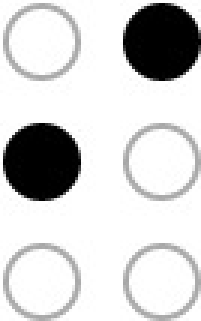
#> input picture Image/Image/dataset/sentence/image1.jpg, 67 x 107 px, found by its file name (shown 3 times larger); its folder holds only this picture in this run
$ jupyter execute braille_translation.ipynb   (shell and % lines are left out)
#> lines starting #> are read from the running program, lines starting #| are printed output that depends on the picture; after the words box and inside, x2 and y2 are one past the last pixel; in counts of white or black regions, pixels touching at a corner belong together
[cell 1]
from google.colab import drive
drive.mount('/content/drive')

[cell 2]
import os
from collections import Counter
import matplotlib.pyplot as plt
from imutils import contours
from skimage import io
import numpy as np
import imutils
import cv2
import re

import warnings

[cell 3]
%cd drive/My Drive/Documentary at KMUTT/year 4/CPE463 Image processing/Project

#### Load dataset

[cell 4]
# We have 2 datasets which is word and sentence
image_path = "Images/dataset/sentence"
def loadImages(path):
    image_files = sorted([os.path.join(path, file)
                          for file in os.listdir(path)
                          if file.endswith('.jpg')])
    return image_files

[cell 5]
images = loadImages(image_path)

[cell 6]
# sort image name by ascending
import re

def atoi(text):
    return int(text) if text.isdigit() else text

def natural_keys(text):
    return [ atoi(c) for c in re.split(r'(\d+)', text) ]

[cell 7]
images.sort(key=natural_keys)

[cell 8]
images

#### Read image

[cell 9]
def read_image(image_name):
  image = io.imread(image_name)
  plt.imshow(image)
  return image

#### Image enhancement

[cell 10]
def convertToGray(image):
  # Since this image is RGB, we will convert to grayscale
  gray = cv2.cvtColor(image, cv2.COLOR_BGR2GRAY)

  # apply Otsu's thresholding method to binarize the image
  thresh = cv2.threshold(gray, 0, 255, cv2.THRESH_BINARY_INV | cv2.THRESH_OTSU)[1]
  kernel = np.ones((5,5), np.uint8)
  return thresh, kernel

[cell 11]
def image_enhancement(image):
  data = image.copy()
  thresh, kernel = convertToGray(data)
  # erode and dilate to remove some of the unnecessary detail
  thresh = cv2.erode(thresh, kernel, iterations = 0)
  thresh = cv2.dilate(thresh, kernel, iterations = 0)
  plt.imshow(thresh)
  return thresh

#### Get edges and contours of image

[cell 12]
def get_contours(thresh):
  # Get contours in the thresholded image
  # RETR_EXTERNAL only external contours will be kept (no circles inside other circles)
  # CHAIN_APPROX_SIMPLE contour is simplified by reducing the number of points

  contours = cv2.findContours(thresh.copy(), cv2.RETR_EXTERNAL, cv2.CHAIN_APPROX_SIMPLE) # This will return the set of outline
  contours = imutils.grab_contours(contours)
  return contours

[cell 13]
def get_edges():
  # Remove noise by apply gaussian filter
  blurred = cv2.GaussianBlur(gray, (5, 5), 0)
  # Get egdes
  # Apply Canny Edge Detection
  edged = cv2.Canny(blurred, 75, 200)
  plt.imshow(edges)
  return edges

#### Getting diameter of black circle

[cell 14]
def get_diameter(contours):
  # This will return in term x,y,w,h
  boundingBoxes = [list(cv2.boundingRect(c)) for c in contours]
  print("Bounding boxes: " + str(boundingBoxes))

  c = Counter([i[2] for i in boundingBoxes])

  mode = c.most_common(1)[0][0]
  if mode > 1:
    diameter = mode
  else:
    diameter = c.most_common(2)[1][0]
  return diameter

We have to store all circles that contours found by selecting only circle that had width fell within a certain range of the determined diameter and had a ratio of height to width close to 1. It could also be verified that the majority of the pixels inside the contour are black to prevent selecting “empty” dots

#### Getting bounding box of black dots

[cell 15]
def get_boundingBoxes(contours, image):
  diameter = get_diameter(contours)

  circles = []
  for c in contours:
    (x, y, w, h) = cv2.boundingRect(c)
    ratio = w / float(h)
    if diameter*0.8 <= w <= diameter*1.2 and 0.8 <= ratio <= 1.2:
      circles.append(c)

  BB = [list(cv2.boundingRect(c)) for c in circles]
   # list of sorted contours and bounding boxes
  (circle, boundingBox) = zip(*sorted(zip(contours, BB), key = lambda b: b[1][1]*len(image) + b[1][0]))

  return boundingBox

#### Translate image to text

black dot we can find by bounding box position if position exist then we mask this position to 1s'

[cell 16]
def draw_contour(image, contours, boundingBoxes):
  from google.colab.patches import cv2_imshow
  data = image.copy()
  color = (0, 255, 0)
  i = 0
  for q in range(len(contours)):
    cv2.drawContours(data, contours[q], -1, color, 3)
    cv2.putText(data, str(i), (boundingBoxes[q][0] + boundingBoxes[q][2]//2, boundingBoxes[q][1] + boundingBoxes[q][3]//2), cv2.FONT_HERSHEY_SIMPLEX, 0.5, (255, 0, 0), 2)
    i += 1
  # show the image
  cv2_imshow(image)
  cv2.waitKey(0)

get letters

[cell 17]
# mask position of black dots with 1s'
def mask_dots(letters,x,y):
  if x == 1:
    if y == 1:
      letters[0] = 1
    elif y == 41:
      letters[2] = 1
    else:
      letters[4] = 1
  elif x == 41:
    if y == 1:
      letters[1] = 1
    elif y == 41:
      letters[3] = 1
    else:
      letters[5] = 1

[cell 18]
def get_letters(boundingBoxes):
  # create a list to store position of black dots
  letters = []
  for r in range(6):
    letters.append(0)
    continue
  print("List of letters: " + str(letters))

  minYD = 42
  Bxs = list(boundingBoxes)
  Bxs.append((100000, 0))

  dots = [[]]

  # Get dots from postion of bounding boxes
  for b in range(len(Bxs)-1):
    # if in column 1 (• ○)
    if Bxs[b][0] < Bxs[b+1][0]:
        dots[-1].append((b, Bxs[b][0:2]))
        print("Column 1: " + str(Bxs[b][0:2]))
        mask_dots(letters,Bxs[b][0], Bxs[b][1])

    # if in column 2 (○ •)
    else:
      dots[-1].append((b, Bxs[b][0:2]))
      print("Column 2: " + str(Bxs[b][0:2]))
      mask_dots(letters,Bxs[b][0], Bxs[b][1])

      # if difference height between 2 dots is
      if abs(Bxs[b+1][1] - Bxs[b][1]) > minYD:
        if len(dots)%3 == 0 and not dots[-1]:
          dots.append([])

  for d in dots:
    print(d)

  return letters

[cell 19]
def braille_dictionary():
  # create dictionary of black dots position
  characters = {'A': '1', 'B': '13', 'C': '12', 'D': '124', 'E': '14', 'F': '123',
            'G': '1234', 'H': '134', 'I': '23', 'J': '234', 'K': '15',
            'L': '135', 'M': '125', 'N': '1245', 'O': '145', 'P': '1235',
            'Q': '12345', 'R': '1345', 'S': '235', 'T': '2345', 'U': '156',
            'V': '1356', 'W': '2346', 'X': '1256', 'Y': '12456', 'Z': '1456',
          '#': '2456'}
  nums = {'A': '1', 'B': '2', 'C': '3', 'D': '4', 'E': '5', 'F': '6', 'G': '7', 'H': '8', 'I': '9', 'J': '0'}
  return characters, nums

[cell 20]
def translate(letters):
  characters, nums = braille_dictionary()

  braille = {v: k for k, v in characters.items()}
  letters = np.array([np.array(l) for l in letters])

  ans  = ''
  f = letters.flatten()
  f = ''.join([str(i + 1) for i,d in enumerate(f) if d == 1])
  print("Black dots position: " + str(f))
  if f in braille.keys():
    ans += braille[f]
  else:
    ans += ' '

  print("Translated: " + str(ans))
  return ans

## Translate

#### Braille translation function

[cell 21]
def braille_translate(path):
  image = read_image(path)
#> in read_image, image is the input picture: shape (107, 67, 3); min 0, max 255, mean 209.8
  thresh = image_enhancement(image)
#> in convertToGray, `thresh = cv2.threshold(gray, 0, 255, cv2.THRESH_BINARY_INV | cv2.THRES..`:
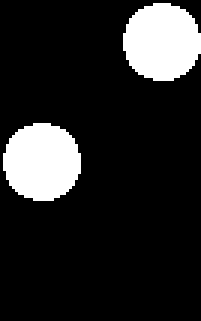
#> thresh: shape (107, 67) (shown 3 times larger); 14.9% white; 2 white regions
#> in image_enhancement, `thresh, kernel = convertToGray(data)`: kernel = [[1, 1, 1, 1, 1], [1, 1, 1, 1, 1], [1, 1, 1, 1, 1], [1, 1, 1, 1, 1], [1, 1, 1, 1, 1]]
  contours = get_contours(thresh)
#> in get_contours, `contours = cv2.findContours(thresh.copy(), cv2.RETR_EXTERNAL, cv2.CHAI..`: contours = 2 contours; box (x1, y1, x2, y2) and area: (1, 41, 27, 67) 497, (41, 1, 67, 27) 497
  boundingBoxes = get_boundingBoxes(contours, image)
#> in get_diameter, `boundingBoxes = [list(cv2.boundingRect(c)) for c in contours]`: boundingBoxes = [[1, 41, 26, 26], [41, 1, 26, 26]]
#| Bounding boxes: [[1, 41, 26, 26], [41, 1, 26, 26]]
#> in get_diameter, `c = Counter([i[2] for i in boundingBoxes])`: c = {26: 2}
#> in get_diameter, `mode = c.most_common(1)[0][0]`: mode = 26
#> the loop in get_boundingBoxes, `for c in contours:` made 2 passes
#> (x, y, w, h, ratio) on passes 1 to 2: (1, 41, 26, 26, 1), (41, 1, 26, 26, 1)
#> after the loop in get_boundingBoxes, `for c in contours:`: circles has the same summary as contours in get_contours
#> in get_boundingBoxes, `BB = [list(cv2.boundingRect(c)) for c in circles]`: BB = [[1, 41, 26, 26], [41, 1, 26, 26]]
#> in get_boundingBoxes, `(circle, boundingBox) = zip(*sorted(zip(contours, BB), key = lambda b:..`: circle = 2 contours; box (x1, y1, x2, y2) and area: (41, 1, 67, 27) 497, (1, 41, 27, 67) 497; boundingBox = ([41, 1, 26, 26], [1, 41, 26, 26])
#> boundingBoxes = ([41, 1, 26, 26], [1, 41, 26, 26])
  draw_contour(image, contours, boundingBoxes)
#> the loop in draw_contour, `for q in range(len(contours)):` made 2 passes
#> i on passes 1 to 2: 1, 2
#> after the loop in draw_contour, `for q in range(len(contours)):`:
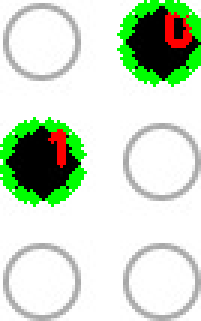
#> data: shape (107, 67, 3) (shown 3 times larger); 9.07% of pixels changed, all inside (x1, y1, x2, y2) = (0, 0, 67, 69)
#> after the loop in draw_contour, `for q in range(len(contours)):`: i = 2
  letters = get_letters(boundingBoxes)
#> in get_letters, `Bxs = list(boundingBoxes)`: Bxs = [[41, 1, 26, 26], [1, 41, 26, 26]]
#> the loop in get_letters, `for b in range(len(Bxs)-1):` made 2 passes
#| Column 2: [41, 1]
#| Column 1: [1, 41]
#> after the loop in get_letters, `for b in range(len(Bxs)-1):`: dots = 1 item
#> the loop in get_letters, `for d in dots:` made 1 pass
#> d on pass 1: [(0, [41, 1]), (1, [1, 41])]
#| [(0, [41, 1]), (1, [1, 41])]
#> letters = [0, 1, 1, 0, 0, 0]
  letter = translate(letters)
#| Black dots position: 23
#> in translate, `ans += braille[f]`: ans = 'I'
#| Translated: I
#> letter = 'I'
  return letter

#### Test with dataset

[cell 22]
# replace numbers
def replace_nums(key, ans):
    character, nums = braille_dictionary()
    num =  nums.get(key)
    ans = re.sub('#(?P<key>[a-zA-Z])', num, ans)

    return ans

[cell 23]
translated = ''
for i in range(0, len(images)):

  # save previous letter
  if translated == '':
    prevLetter = ''
  else:
    prevLetter = translated[-1]

  c = braille_translate(images[i])
#> c = 'I'
  translated += str(c)
#> translated = 'I'

  # Check if number
  if prevLetter == '#':
    translated = replace_nums(c, translated)
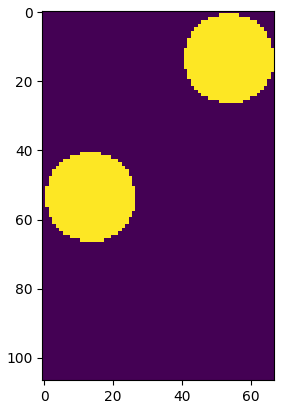
#> figure drawn by matplotlib, 1 panel

[cell 24]
print("Result translated: " + translated)
#| Result translated: I

$ run again, on Image/Image/dataset/sentence/image13.jpg
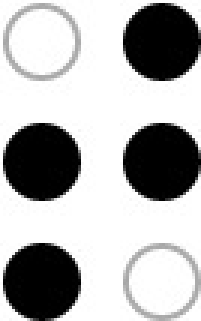
#> input picture Image/Image/dataset/sentence/image13.jpg, 67 x 107 px, found by its file name (shown 3 times larger)
#> in read_image, image is the input picture: shape (107, 67, 3); min 0, max 255, mean 175.9
#> in convertToGray, `thresh = cv2.threshold(gray, 0, 255, cv2.THRESH_BINARY_INV | cv2.THRES..`:
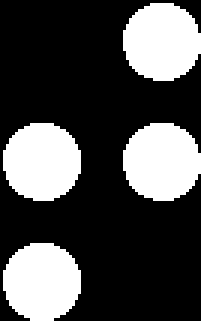
#> thresh: shape (107, 67) (shown 3 times larger); 30% white; 4 white regions
#> kernel = [[1, 1, 1, 1, 1], [1, 1, 1, 1, 1], [1, 1, 1, 1, 1], [1, 1, 1, 1, 1], [1, 1, 1, 1, 1]]
#> in get_contours, `contours = cv2.findContours(thresh.copy(), cv2.RETR_EXTERNAL, cv2.CHAI..`: contours = 4 contours; box (x1, y1, x2, y2) and area: (1, 81, 27, 107) 502, (1, 41, 27, 67) 501, (41, 41, 67, 67) 500, (41, 1, 67, 27) 500
#> in get_diameter, `boundingBoxes = [list(cv2.boundingRect(c)) for c in contours]`: boundingBoxes = [[1, 81, 26, 26], [41, 41, 26, 26], [1, 41, 26, 26], [41, 1, 26, 26]]
#| Bounding boxes: [[1, 81, 26, 26], [41, 41, 26, 26], [1, 41, 26, 26], [41, 1, 26, 26]]
#> in get_diameter, `c = Counter([i[2] for i in boundingBoxes])`: c = {26: 4}
#> mode = 26
#> the loop in get_boundingBoxes, `for c in contours:` made 4 passes
#> (x, y) on passes 1 to 4: (1, 81), (41, 41), (1, 41), (41, 1)
#> after the loop in get_boundingBoxes, `for c in contours:`: circles has the same summary as contours in get_contours
#> BB has the same summary as boundingBoxes in get_diameter
#> circle = 4 contours; box (x1, y1, x2, y2) and area: (1, 81, 27, 107) 502, (1, 41, 27, 67) 501, (41, 1, 67, 27) 500, (41, 41, 67, 67) 500; boundingBox = ([41, 1, 26, 26], [1, 41, 26, 26], [41, 41, 26, 26], [1, 81, 26, 26])
#> in braille_translate, `boundingBoxes = get_boundingBoxes(contours, image)`: boundingBoxes has the same summary as boundingBox in get_boundingBoxes
#> the loop in draw_contour, `for q in range(len(contours)):` made 4 passes
#> after the loop in draw_contour, `for q in range(len(contours)):`: i = 4
#> Bxs = [[41, 1, 26, 26], [1, 41, 26, 26], [41, 41, 26, 26], [1, 81, 26, 26]]
#> the loop in get_letters, `for b in range(len(Bxs)-1):` made 4 passes
#| Column 2: [41, 1]
#| Column 1: [1, 41]
#| Column 2: [41, 41]
#| Column 1: [1, 81]
#> after the loop in get_letters, `for b in range(len(Bxs)-1):`: dots = 1 item
#> the loop in get_letters, `for d in dots:` made 1 pass
#> d on pass 1: [(0, [41, 1]), (1, [1, 41]), (2, [41, 41]), (3, [1, 81])]
#> (printed output is left out)
#> in braille_translate, `letters = get_letters(boundingBoxes)`: letters = [0, 1, 1, 1, 1, 0]
#| Black dots position: 2345
#> ans = 'T'
#| Translated: T
#> `[cell 23] translated = '' for i in range(0, len(images)):  # save prev..`:
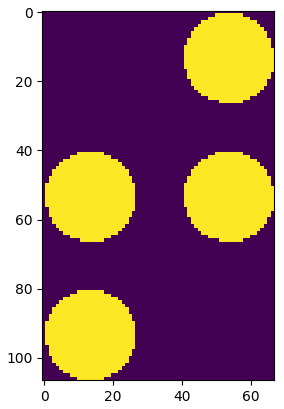
#> figure drawn by matplotlib, 1 panel
#| Result translated: T

$ run again, on Image/Image/dataset/sentence/image15.jpg
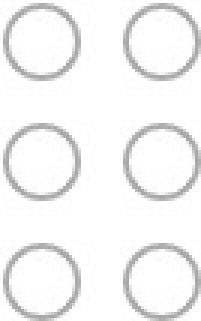
#> input picture Image/Image/dataset/sentence/image15.jpg, 67 x 107 px, found by its file name (shown 3 times larger)
#> in read_image, image is the input picture: shape (107, 67, 3); min 161, max 255, mean 243.7
#> in convertToGray, `thresh = cv2.threshold(gray, 0, 255, cv2.THRESH_BINARY_INV | cv2.THRES..`:
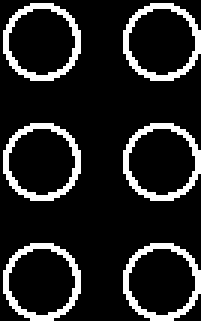
#> thresh: shape (107, 67) (shown 3 times larger); 14.1% white in thin lines or dots
#> kernel = [[1, 1, 1, 1, 1], [1, 1, 1, 1, 1], [1, 1, 1, 1, 1], [1, 1, 1, 1, 1], [1, 1, 1, 1, 1]]
#> in get_contours, `contours = cv2.findContours(thresh.copy(), cv2.RETR_EXTERNAL, cv2.CHAI..`: contours = 6 contours; box (x1, y1, x2, y2) and area: (41, 81, 67, 107) 503, (1, 81, 27, 107) 503, (41, 41, 67, 67) 503, (1, 41, 27, 67) 503, (41, 1, 67, 27) 503, (1, 1, 27, 27) 503
#> in get_diameter, `boundingBoxes = [list(cv2.boundingRect(c)) for c in contours]`: boundingBoxes = [[41, 81, 26, 26], [1, 81, 26, 26], [41, 41, 26, 26], [1, 41, 26, 26], [41, 1, 26, 26], [1, 1, 26, 26]]
#| Bounding boxes: [[41, 81, 26, 26], [1, 81, 26, 26], [41, 41, 26, 26], [1, 41, 26, 26], [41, 1, 26, 26], [1, 1, 26, 26]]
#> in get_diameter, `c = Counter([i[2] for i in boundingBoxes])`: c = {26: 6}
#> mode = 26
#> the loop in get_boundingBoxes, `for c in contours:` made 6 passes
#> (x, y) on passes 1 to 6: (41, 81), (1, 81), (41, 41), (1, 41), (41, 1), (1, 1)
#> after the loop in get_boundingBoxes, `for c in contours:`: circles has the same summary as contours in get_contours
#> BB has the same summary as boundingBoxes in get_diameter
#> circle = 6 contours; box (x1, y1, x2, y2) and area: (1, 1, 27, 27) 503, (41, 1, 67, 27) 503, (1, 41, 27, 67) 503, (41, 41, 67, 67) 503, (1, 81, 27, 107) 503, (41, 81, 67, 107) 503; boundingBox = ([1, 1, 26, 26], [41, 1, 26, 26], [1, 41, 26, 26], [41, 41, 26, 26], [1, 81, 26, 26], [41, 81, 26, 26])
#> in braille_translate, `boundingBoxes = get_boundingBoxes(contours, image)`: boundingBoxes has the same summary as boundingBox in get_boundingBoxes
#> the loop in draw_contour, `for q in range(len(contours)):` made 6 passes
#> after the loop in draw_contour, `for q in range(len(contours)):`: i = 6
#> Bxs = [[1, 1, 26, 26], [41, 1, 26, 26], [1, 41, 26, 26], [41, 41, 26, 26], [1, 81, 26, 26], [41, 81, 26, 26]]
#> the loop in get_letters, `for b in range(len(Bxs)-1):` made 6 passes
#| Column 1: [1, 1]
#| Column 2: [41, 1]
#| Column 1: [1, 41]
#| Column 2: [41, 41]
#| Column 1: [1, 81]
#> (further printed lines are left out)
#> after the loop in get_letters, `for b in range(len(Bxs)-1):`: dots = 1 item
#> the loop in get_letters, `for d in dots:` made 1 pass
#| [(0, [1, 1]), (1, [41, 1]), (2, [1, 41]), (3, [41, 41]), (4, [1, 81]), (5, [41, 81])]
#> in braille_translate, `letters = get_letters(boundingBoxes)`: letters = [1, 1, 1, 1, 1, 1]
#| Black dots position: 123456
#> letter = ' '
#> `[cell 23] translated = '' for i in range(0, len(images)):  # save prev..`:
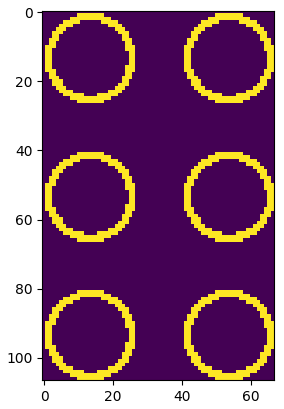
#> figure drawn by matplotlib, 1 panel
#| Result translated:
